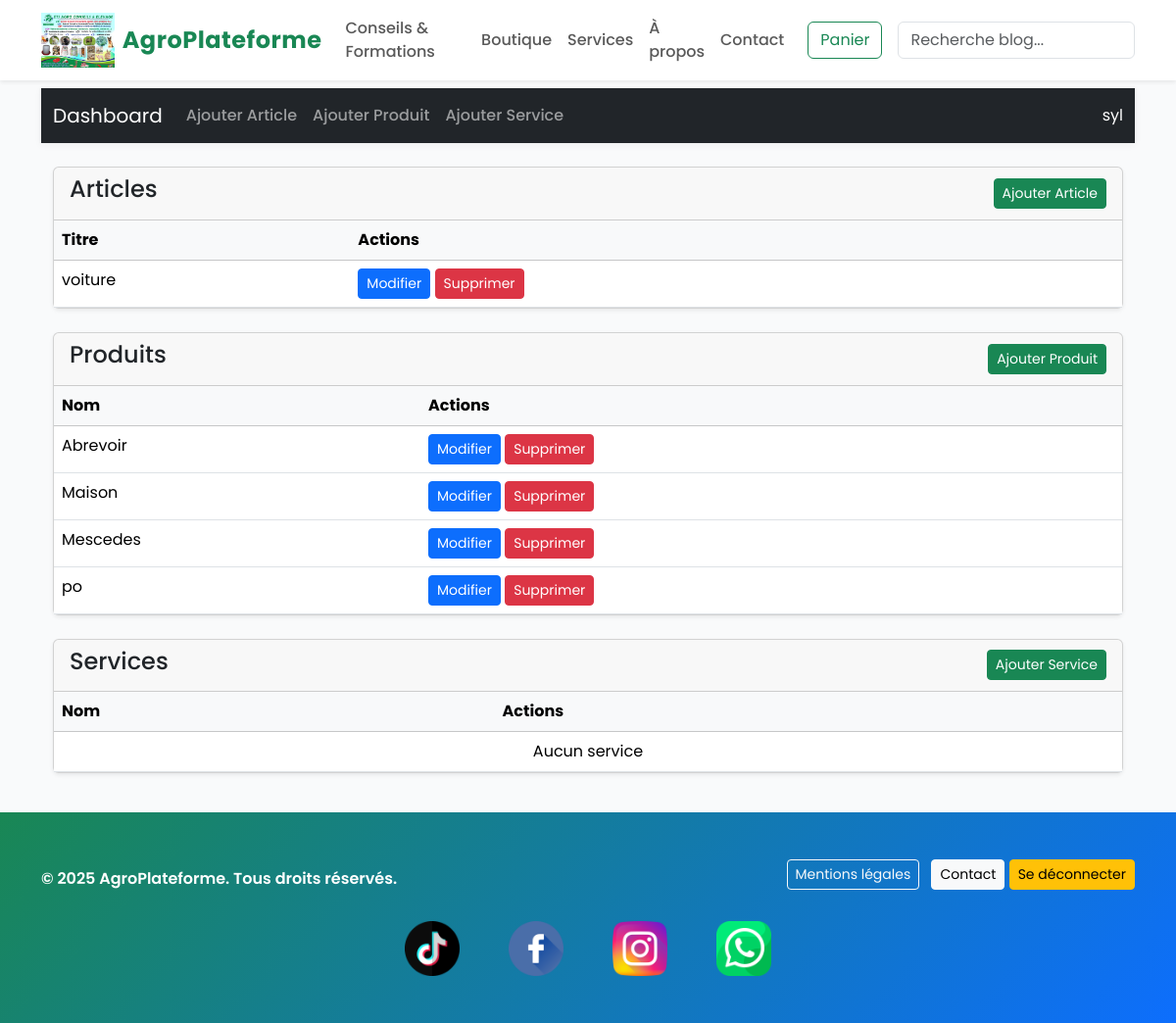
Before: /dashboard/ (signed in) with the older database file.
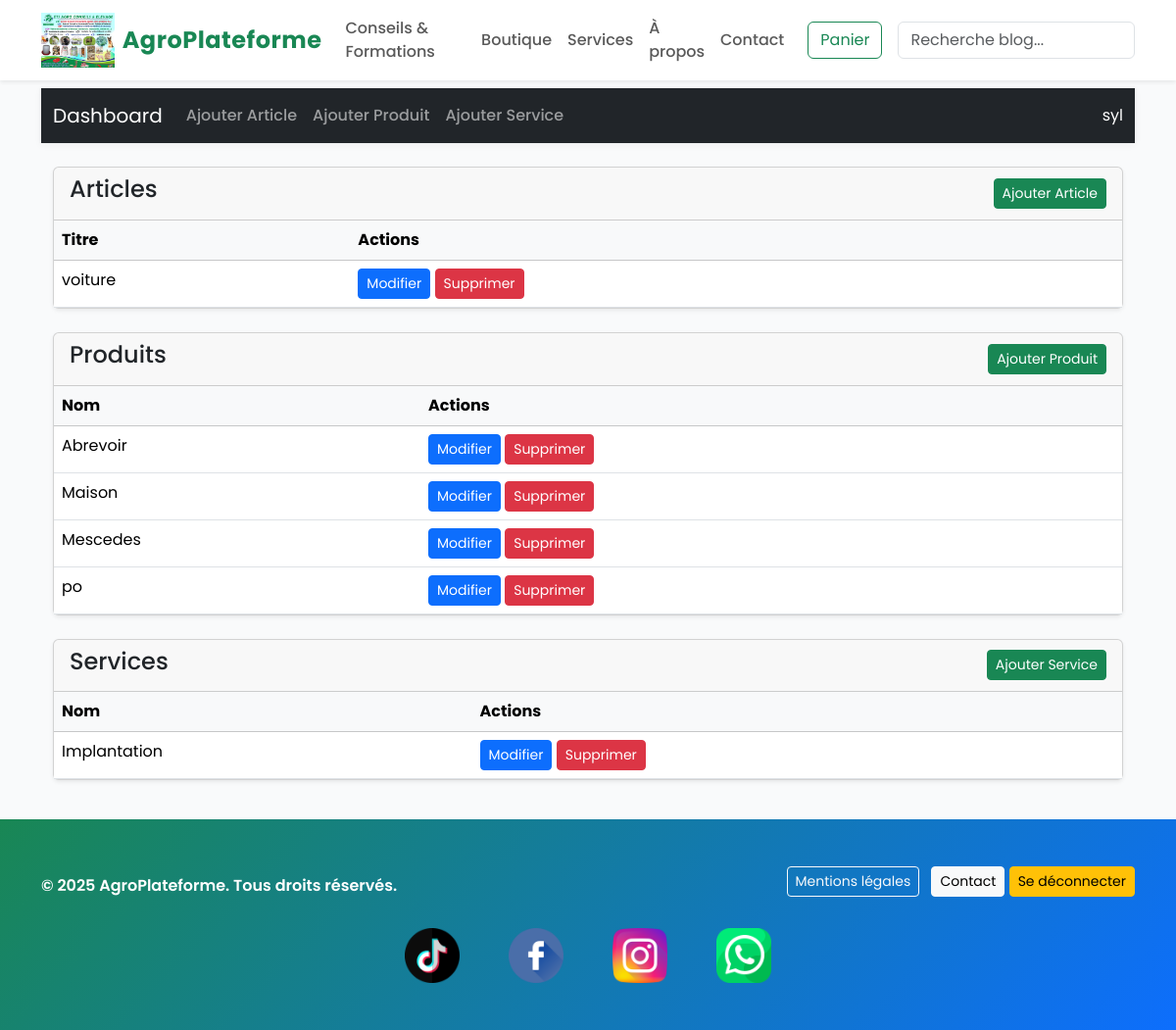
After: the same page with the newer database file.
### blog/models.py (models this page shows, shortened)
class Post(models.Model):
    title = models.CharField(max_length=200)
    slug = models.SlugField(max_length=220, unique=True, blank=True)
    author = models.ForeignKey(get_user_model(), on_delete=models.SET_NULL, null=True, blank=True)
    category = models.ForeignKey(Category, on_delete=models.SET_NULL, null=True, blank=True)
    excerpt = models.CharField(max_length=240, blank=True)
    content = models.TextField()
    published = models.BooleanField(default=True)
    price = models.PositiveIntegerField(null=True, blank=True, help_text="Mettre un prix si c'est une formation payante (en FCFA)")
    created_at = models.DateTimeField(auto_now_add=True)
    updated_at = models.DateTimeField(auto_now=True)
    image = models.ImageField(upload_to='posts/', null=True, blank=True)
    video = models.FileField(upload_to='videos/', null=True, blank=True)
    video_url = models.URLField(blank=True, null=True)
    class Meta:
        ordering = ['-created_at']

### shop/models.py (models this page shows, shortened)
class Product(models.Model):
    category = models.ForeignKey(Category, on_delete=models.SET_NULL, null=True, blank=True, related_name='products')
    name = models.CharField(max_length=200)
    slug = models.SlugField(max_length=220, unique=True, blank=True)
    description = models.TextField(blank=True)
    price = models.DecimalField(max_digits=12,decimal_places=2)
    stock = models.PositiveIntegerField(default=0)
    available = models.BooleanField(default=True)
    image = models.ImageField(upload_to='products/', blank=True, null=True)
    created_at = models.DateTimeField(auto_now_add=True)
    updated_at = models.DateTimeField(auto_now=True)
    is_active = models.BooleanField(default=True)
    class Meta:
        ordering = ['name']

### services/models.py (models this page shows, shortened)
class Service(models.Model):
    name = models.CharField(max_length=180)
    slug = models.SlugField(max_length=200, unique=True, blank=True)
    description = models.TextField()
    short_description = models.CharField(max_length=240, blank=True)
    price_from = models.DecimalField(max_digits=12, decimal_places=2, null=True, blank=True)
    image = models.ImageField(upload_to='posts/', null=True, blank=True)

### dashboard/views.py (the view)
# urls.py: path('', views.dashboard_home, name='dashboard_home'),
@login_required
@user_passes_test(is_dashboard_manager)
def dashboard_home(request):
    articles = Post.objects.all()
    products = Product.objects.all()
    services = Service.objects.all()
    context = {
        'articles': articles,
        'products': products,
        'services': services
    }
    return render(request, 'dashboard/base_dashboard.html',context)

### dashboard/views.py (called while the page is built)
def is_dashboard_manager(user):
    return user.is_authenticated and user.groups.filter(name="DashboardManagers").exists()

### dashboard/templates/dashboard/base_dashboard.html (shortened to what this page needs)
{% extends 'base.html' %}
{% load static %}
{% block content %}
<nav class="navbar navbar-expand-lg navbar-dark bg-dark mb-4">
  <div class="container-fluid">
    <a class="navbar-brand" href="{% url 'dashboard:dashboard_home' %}">Dashboard</a>
    <div class="collapse navbar-collapse" id="dashboardNav">
      <ul class="navbar-nav me-auto mb-2 mb-lg-0">
        <li class="nav-item"><a class="nav-link" href="{% url 'dashboard:dashboard_add_article' %}">Ajouter Article</a></li>
        <li class="nav-item"><a class="nav-link" href="{% url 'dashboard:dashboard_add_product' %}">Ajouter Produit</a></li>
        <li class="nav-item"><a class="nav-link" href="{% url 'dashboard:dashboard_add_service' %}">Ajouter Service</a></li>
      </ul>
      <span class="navbar-text text-white">
        {{ request.user.username }}
      </span>
    </div>
  </div>
</nav>
<div class="container">
  <div class="card mb-4 shadow-sm">
    <div class="card-header d-flex justify-content-between align-items-center">
      <h4>Articles</h4>
      <a class="btn btn-success btn-sm" href="{% url 'dashboard:dashboard_add_article' %}">Ajouter Article</a>
    </div>
    <div class="card-body p-0">
      <table class="table table-hover mb-0">
        <thead class="table-light">
          <tr>
            <th>Titre</th>
            <th>Actions</th>
          </tr>
        </thead>
        <tbody>
          {% for article in articles %}
          <tr>
            <td>{{ article.title }}</td>
            <td>
              <a class="btn btn-primary btn-sm" href="{% url 'dashboard:dashboard_edit_article' article.id %}">Modifier</a>
              <a class="btn btn-danger btn-sm" href="{% url 'dashboard:dashboard_delete_article' article.id %}">Supprimer</a>
            </td>
          </tr>
          {% empty %}
          <tr><td colspan="2" class="text-center">Aucun article</td></tr>
          {% endfor %}
        </tbody>
      </table>
    </div>
  </div>
  <div class="card mb-4 shadow-sm">
    <div class="card-header d-flex justify-content-between align-items-center">
      <h4>Produits</h4>
      <a class="btn btn-success btn-sm" href="{% url 'dashboard:dashboard_add_product' %}">Ajouter Produit</a>
    </div>
    <div class="card-body p-0">
      <table class="table table-hover mb-0">
        <thead class="table-light">
          <tr>
            <th>Nom</th>
            <th>Actions</th>
          </tr>
        </thead>
        <tbody>
          {% for product in products %}
          <tr>
            <td>{{ product.name }}</td>
            <td>
              <a class="btn btn-primary btn-sm" href="{% url 'dashboard:dashboard_edit_product' product.id %}">Modifier</a>
              <a class="btn btn-danger btn-sm" href="{% url 'dashboard:dashboard_delete_product' product.id %}">Supprimer</a>
            </td>
          </tr>
          {% empty %}
          <tr><td colspan="2" class="text-center">Aucun produit</td></tr>
          {% endfor %}
        </tbody>
      </table>
    </div>
  </div>
  <div class="card mb-4 shadow-sm">
    <div class="card-header d-flex justify-content-between align-items-center">
      <h4>Services</h4>
      <a class="btn btn-success btn-sm" href="{% url 'dashboard:dashboard_add_service' %}">Ajouter Service</a>
    </div>
    <div class="card-body p-0">
      <table class="table table-hover mb-0">
        <thead class="table-light">
          <tr>
            <th>Nom</th>
            <th>Actions</th>
          </tr>
        </thead>
        <tbody>
          {% for service in services %}
          <tr>
            <td>{{ service.name }}</td>
            <td>
              <a class="btn btn-primary btn-sm" href="{% url 'dashboard:dashboard_edit_service' service.id %}">Modifier</a>
              <a class="btn btn-danger btn-sm" href="{% url 'dashboard:dashboard_delete_service' service.id %}">Supprimer</a>
            </td>
          </tr>
          {% empty %}
          <tr><td colspan="2" class="text-center">Aucun service</td></tr>
          {% endfor %}
        </tbody>
      </table>
    </div>
  </div>
</div>
{% endblock %}

Changed rows visible on the page:
added Service: name "Implantation"
Other visible differences:
text no longer shown: "Aucun service"
